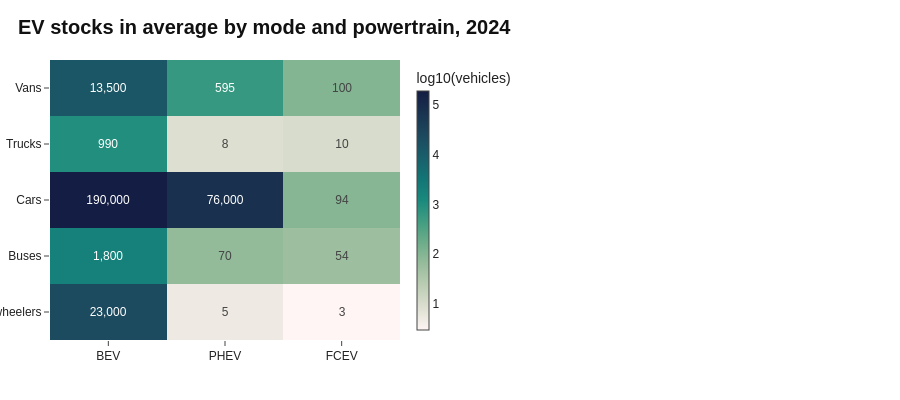

Write notebook code for a chart like this one.
### Code cell
nv_stock = df[(df["parameter"]=="EV stock") & (df["year"]==LATEST_HIST) & (df["agg_group"]=="Country")]
heat = nv_stock.groupby(["mode","powertrain"])["value"].median().reset_index()
heat_piv = heat.pivot(index="mode", columns="powertrain", values="value").fillna(0)
heat_piv = heat_piv.reindex(columns=["BEV","PHEV","FCEV"])

fig1c = go.Figure(go.Heatmap(
    z=np.log10(heat_piv.values),
    x=heat_piv.columns, y=heat_piv.index,
    text=[[f"{v:,.0f}" for v in row] for row in heat_piv.values],
    texttemplate="%{text}", textfont=dict(size=12),
    colorscale="tempo",
    hovertemplate="<b>%{y}</b> × %{x}<br>Median: %{text} vehicles<extra></extra>",
    colorbar=dict(title="log10(vehicles)", thickness=12)
))

fig1c.update_layout(height=400, margin=dict(t=60,b=60,l=50,r=500),
                    title=dict(x=0.02, y=0.95, xanchor="left", yanchor="top",
                               text=f"<b>EV stocks in average by mode and powertrain, 2024</b>"))
fig1c.show()

### Figure 1 — Plotly figure (JSON) as saved in the notebook; plotly's stock layout.template omitted (floating-point values rounded to 4 significant figures)
{"data": [{"colorbar": {"thickness": 12, "title": {"text": "log10(vehicles)"}}, "colorscale": [[0, "rgb(254, 245, 244)"], [0.09091, "rgb(222, 224, 210)"], [0.1818, "rgb(189, 206, 181)"], [0.2727, "rgb(153, 189, 156)"], [0.3636, "rgb(110, 173, 138)"], [0.4545, "rgb(65, 157, 129)"], [0.5455, "rgb(25, 137, 125)"], [0.6364, "rgb(18, 116, 117)"], [0.7273, "rgb(25, 94, 106)"], [0.8182, "rgb(28, 72, 93)"], [0.9091, "rgb(25, 51, 80)"], [1, "rgb(20, 29, 67)"]], "hovertemplate": "<b>%{y}</b> × %{x}<br>Median: %{text} vehicles<extra></extra>", "text": [["23,000", "5", "3"], ["1,800", "70", "54"], ["190,000", "76,000", "94"], ["990", "8", "10"], ["13,500", "595", "100"]], "textfont": {"size": 12}, "texttemplate": "%{text}", "type": "heatmap", "x": ["BEV", "PHEV", "FCEV"], "y": ["2 and 3 wheelers", "Buses", "Cars", "Trucks", "Vans"], "z": [[4.362, 0.699, 0.4771], [3.255, 1.845, 1.732], [5.279, 4.881, 1.975], [2.996, 0.9294, 1.0], [4.13, 2.775, 2.0]]}], "layout": {"height": 400, "margin": {"b": 60, "l": 50, "r": 500, "t": 60}, "title": {"text": "<b>EV stocks in average by mode and powertrain, 2024</b>", "x": 0.02, "xanchor": "left", "y": 0.95, "yanchor": "top"}}}
